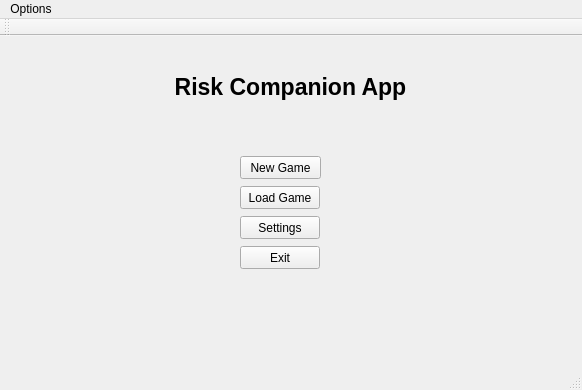
<?xml version="1.0" encoding="UTF-8"?>
<ui version="4.0">
 <class>RiskCompanion</class>
 <widget class="QMainWindow" name="RiskCompanion">
  <property name="geometry">
   <rect>
    <x>0</x>
    <y>0</y>
    <width>582</width>
    <height>390</height>
   </rect>
  </property>
  <property name="windowTitle">
   <string>MainWindow</string>
  </property>
  <widget class="QWidget" name="centralWidget">
   <widget class="QStackedWidget" name="PageControllerWidget">
    <property name="geometry">
     <rect>
      <x>0</x>
      <y>0</y>
      <width>581</width>
      <height>331</height>
     </rect>
    </property>
    <property name="currentIndex">
     <number>0</number>
    </property>
    <widget class="QWidget" name="menu">
     <widget class="QLabel" name="menuTitle">
      <property name="geometry">
       <rect>
        <x>10</x>
        <y>30</y>
        <width>561</width>
        <height>41</height>
       </rect>
      </property>
      <property name="font">
       <font>
        <pointsize>17</pointsize>
        <weight>75</weight>
        <bold>true</bold>
       </font>
      </property>
      <property name="text">
       <string>Risk Companion App</string>
      </property>
      <property name="alignment">
       <set>Qt::AlignCenter</set>
      </property>
     </widget>
     <widget class="QPushButton" name="menuNewGameButton">
      <property name="geometry">
       <rect>
        <x>240</x>
        <y>120</y>
        <width>81</width>
        <height>23</height>
       </rect>
      </property>
      <property name="text">
       <string>New Game</string>
      </property>
     </widget>
     <widget class="QPushButton" name="menuLoadGameButton">
      <property name="geometry">
       <rect>
        <x>240</x>
        <y>150</y>
        <width>80</width>
        <height>23</height>
       </rect>
      </property>
      <property name="text">
       <string>Load Game</string>
      </property>
     </widget>
     <widget class="QPushButton" name="menuSettingsButton">
      <property name="geometry">
       <rect>
        <x>240</x>
        <y>180</y>
        <width>80</width>
        <height>23</height>
       </rect>
      </property>
      <property name="text">
       <string>Settings</string>
      </property>
     </widget>
     <widget class="QPushButton" name="menuExitButton">
      <property name="geometry">
       <rect>
        <x>240</x>
        <y>210</y>
        <width>80</width>
        <height>23</height>
       </rect>
      </property>
      <property name="text">
       <string>Exit</string>
      </property>
     </widget>
    </widget>
    <widget class="QWidget" name="page_2"/>
   </widget>
  </widget>
  <widget class="QMenuBar" name="menuBar">
   <property name="geometry">
    <rect>
     <x>0</x>
     <y>0</y>
     <width>582</width>
     <height>20</height>
    </rect>
   </property>
   <widget class="QMenu" name="menuOptions">
    <property name="title">
     <string>Options</string>
    </property>
    <addaction name="actionAbout"/>
    <addaction name="actionExit"/>
   </widget>
   <addaction name="menuOptions"/>
  </widget>
  <widget class="QToolBar" name="mainToolBar">
   <attribute name="toolBarArea">
    <enum>TopToolBarArea</enum>
   </attribute>
   <attribute name="toolBarBreak">
    <bool>false</bool>
   </attribute>
  </widget>
  <widget class="QStatusBar" name="statusBar"/>
  <action name="actionExit">
   <property name="text">
    <string>Exit</string>
   </property>
  </action>
  <action name="actionAbout">
   <property name="text">
    <string>About</string>
   </property>
  </action>
 </widget>
 <layoutdefault spacing="6" margin="11"/>
 <resources/>
 <connections>
  <connection>
   <sender>actionExit</sender>
   <signal>triggered()</signal>
   <receiver>RiskCompanion</receiver>
   <slot>close()</slot>
   <hints>
    <hint type="sourcelabel">
     <x>-1</x>
     <y>-1</y>
    </hint>
    <hint type="destinationlabel">
     <x>290</x>
     <y>194</y>
    </hint>
   </hints>
  </connection>
 </connections>
</ui>
